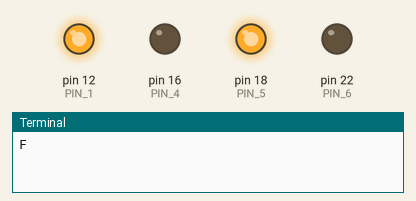
Simulated run of this program. Board: Raspberry Pi (header pin numbers). Shown: output pins drawn as LEDs (lit = HIGH), the last lines printed to the terminal. At 15.0 s the program stops and its outputs stay as they are.

Above: at 0.1 s.
At 3.1 s:
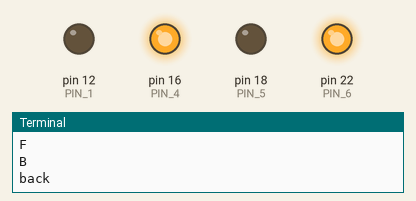
At 6.1 s:
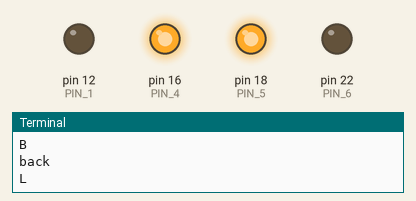
At 12.1 s:
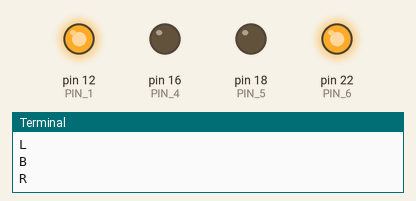
At 15.1 s:
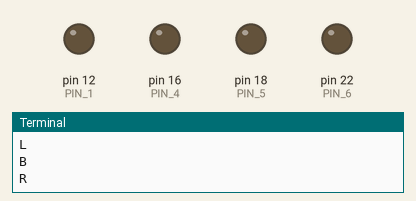
Timing chart, 0 to 16.5 s (numbered marks = the images above):
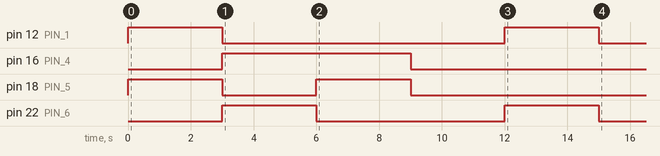

Measured:
- by itself, pin 12 (PIN_1): alternates HIGH for 3.0 s and LOW for 9.0 s
- by itself, pin 16 (PIN_4): LOW → HIGH at 3.0 s, → LOW 6.0 s later
- by itself, pin 18 (PIN_5): alternates HIGH for 3.0 s and LOW for 3.0 s, 4 changes in all, then stays LOW
- by itself, pin 22 (PIN_6): alternates HIGH for 3.0 s and LOW for 6.0 s

The program:

motion.py
```python
import RPi.GPIO as GPIO
import time

PIN_1=12#GPIO.1
PIN_4=16#GPIO.4
PIN_5=18#GPIO.5
PIN_6=22#GPIO.6


def init():
  GPIO.setmode(GPIO.BOARD)
  GPIO.setup(PIN_1,GPIO.OUT)
  GPIO.setup(PIN_4,GPIO.OUT)
  GPIO.setup(PIN_5,GPIO.OUT)
  GPIO.setup(PIN_6,GPIO.OUT)
def forward(sleep_time):
  init()
  GPIO.output(PIN_1,GPIO.HIGH)
  GPIO.output(PIN_4,False)
  GPIO.output(PIN_5,GPIO.HIGH)
  GPIO.output(PIN_6,False)
  time.sleep(sleep_time)
  GPIO.cleanup()
def back(sleep_time):
  print('back')
  init()
  GPIO.output(PIN_1,False)
  GPIO.output(PIN_4,GPIO.HIGH)
  GPIO.output(PIN_5,False)
  GPIO.output(PIN_6,GPIO.HIGH)
  time.sleep(sleep_time)
  GPIO.cleanup()
def left(sleep_time):
  init()
  GPIO.output(PIN_1,False)
  GPIO.output(PIN_4,GPIO.HIGH)
  GPIO.output(PIN_5,GPIO.HIGH)
  GPIO.output(PIN_6,False)
  time.sleep(sleep_time)
  GPIO.cleanup()
def right(sleep_time):
  init()
  GPIO.output(PIN_1,GPIO.HIGH)
  GPIO.output(PIN_4,False)
  GPIO.output(PIN_5,False)
  GPIO.output(PIN_6,GPIO.HIGH)
  time.sleep(sleep_time)
  GPIO.cleanup()
def brake(sleep_time):
  init()
  GPIO.output(PIN_1,False)
  GPIO.output(PIN_4,False)
  GPIO.output(PIN_5,False)
  GPIO.output(PIN_6,False)
  time.sleep(sleep_time)
  GPIO.cleanup()

print('F')
forward(3)
print('B')
back(3)
print('L')
left(3)
print('B')
brake(3)
print('R')
right(3)
```
